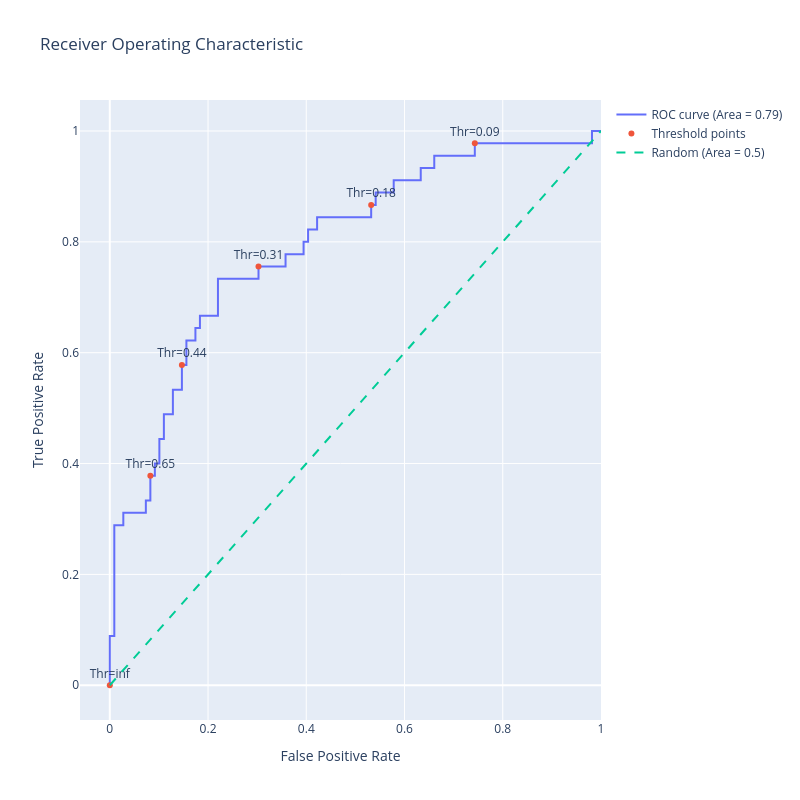

The code cell stored with this chart in its notebook:
### Code cell
from sklearn.metrics import roc_auc_score

# Assuming fpr, tpr, thresholds are already calculated as before
fpr, tpr, thresholds = roc_curve(y_test, y_scores)

# Calculate the AUC (Area Under the Curve)
roc_auc = roc_auc_score(y_test, y_scores)

# Generate a trace for ROC curve
trace0 = go.Scatter(
    x=fpr,
    y=tpr,
    mode='lines',
    name=f'ROC curve (Area = {roc_auc:.2f})'
)

# Only label every nth point to avoid cluttering
n = 10
indices = np.arange(len(thresholds)) % n == 0  # Choose indices where index mod n is 0

trace1 = go.Scatter(
    x=fpr[indices],
    y=tpr[indices],
    mode='markers+text',
    name='Threshold points',
    text=[f"Thr={thr:.2f}" for thr in thresholds[indices]],
    textposition='top center'
)

# Diagonal line
trace2 = go.Scatter(
    x=[0, 1],
    y=[0, 1],
    mode='lines',
    name='Random (Area = 0.5)',
    line=dict(dash='dash')
)

data = [trace0, trace1, trace2]

# Define layout with square aspect ratio
layout = go.Layout(
    title='Receiver Operating Characteristic',
    xaxis=dict(title='False Positive Rate'),
    yaxis=dict(title='True Positive Rate'),
    autosize=False,
    width=800,
    height=800,
    showlegend=True
)

# Define figure and add data
fig = go.Figure(data=data, layout=layout)

# Show figure
fig.show()

### Figure 1 — Plotly figure (JSON) as saved in the notebook; plotly's stock layout.template omitted (floating-point values rounded to 4 significant figures)
{"data": [{"mode": "lines", "name": "ROC curve (Area = 0.79)", "type": "scatter", "x": [0.0, 0.0, 0.0, 0.009174, 0.009174, 0.02752, 0.02752, 0.07339, 0.07339, 0.08257, 0.08257, 0.09174, 0.09174, 0.1009, 0.1009, 0.1101, 0.1101, 0.1284, 0.1284, 0.1468, 0.1468, 0.156, 0.156, 0.1743, 0.1743, 0.1835, 0.1835, 0.2202, 0.2202, 0.3028, 0.3028, 0.3578, 0.3578, 0.3945, 0.3945, 0.4037, 0.4037, 0.422, 0.422, 0.5321, 0.5321, 0.5413, 0.5413, 0.578, 0.578, 0.633, 0.633, 0.6606, 0.6606, 0.7431, 0.7431, 0.9817, 0.9817, 1.0], "y": [0.0, 0.02222, 0.08889, 0.08889, 0.2889, 0.2889, 0.3111, 0.3111, 0.3333, 0.3333, 0.3778, 0.3778, 0.4, 0.4, 0.4444, 0.4444, 0.4889, 0.4889, 0.5333, 0.5333, 0.5778, 0.5778, 0.6222, 0.6222, 0.6444, 0.6444, 0.6667, 0.6667, 0.7333, 0.7333, 0.7556, 0.7556, 0.7778, 0.7778, 0.8, 0.8, 0.8222, 0.8222, 0.8444, 0.8444, 0.8667, 0.8667, 0.8889, 0.8889, 0.9111, 0.9111, 0.9333, 0.9333, 0.9556, 0.9556, 0.9778, 0.9778, 1.0, 1.0]}, {"mode": "markers+text", "name": "Threshold points", "text": ["Thr=inf", "Thr=0.65", "Thr=0.44", "Thr=0.31", "Thr=0.18", "Thr=0.09"], "textposition": "top center", "type": "scatter", "x": [0.0, 0.08257, 0.1468, 0.3028, 0.5321, 0.7431], "y": [0.0, 0.3778, 0.5778, 0.7556, 0.8667, 0.9778]}, {"line": {"dash": "dash"}, "mode": "lines", "name": "Random (Area = 0.5)", "type": "scatter", "x": [0, 1], "y": [0, 1]}], "layout": {"autosize": false, "height": 800, "showlegend": true, "title": {"text": "Receiver Operating Characteristic"}, "width": 800, "xaxis": {"title": {"text": "False Positive Rate"}}, "yaxis": {"title": {"text": "True Positive Rate"}}}}
